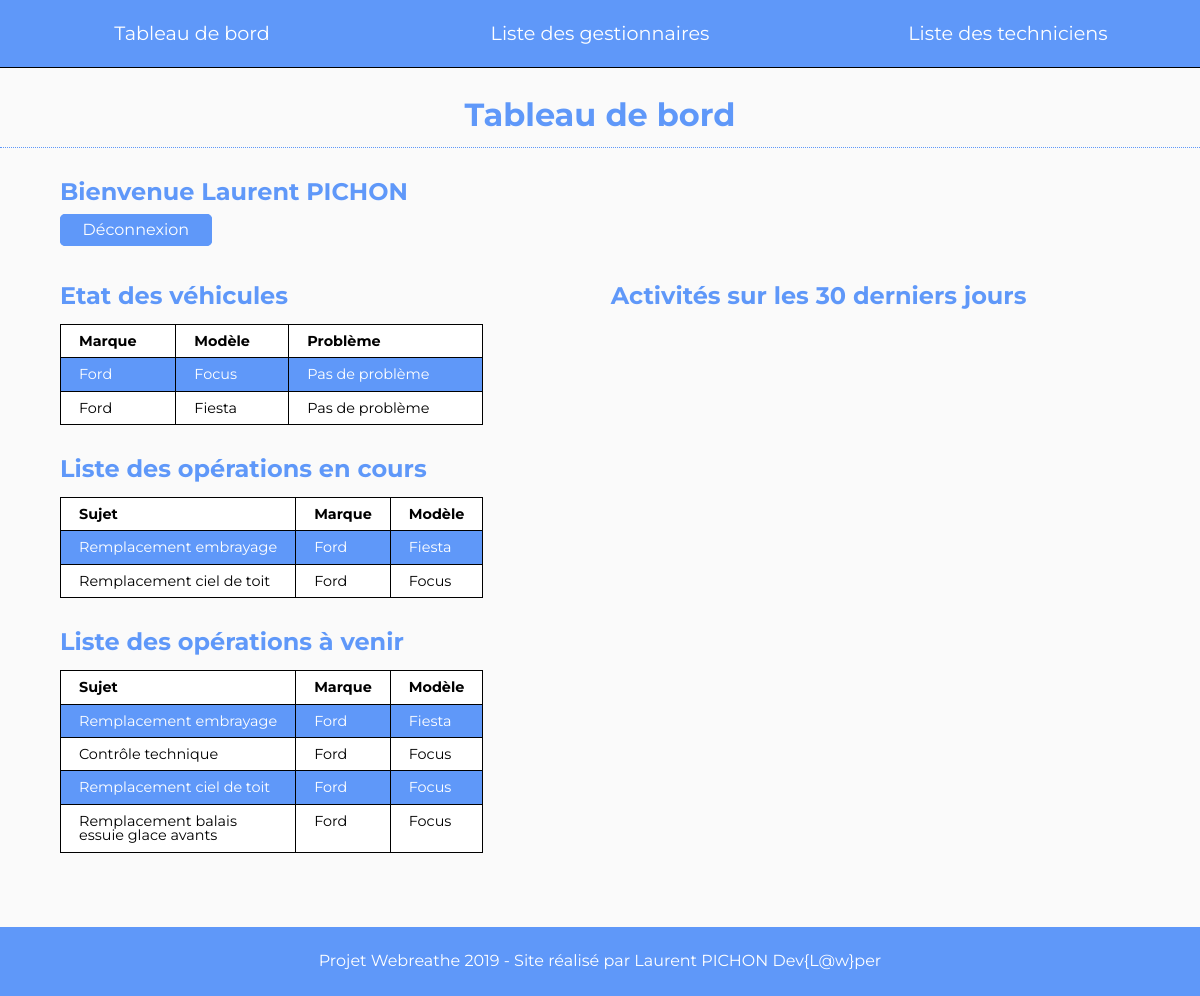
The page / (signed in) on the database its author committed.
### tables this page shows
CREATE TABLE IF NOT EXISTS `gm_vehicules` (
  `id` int(11) NOT NULL AUTO_INCREMENT,
  `type` varchar(150) NOT NULL,
  `marque` varchar(50) NOT NULL,
  `modele` varchar(50) NOT NULL,
  `date_achat` date NOT NULL,
  `probleme` varchar(250) DEFAULT NULL,
  PRIMARY KEY (`id`)
);

CREATE TABLE IF NOT EXISTS `gm_maintenance` (
  `id` int(11) NOT NULL AUTO_INCREMENT,
  `date_debut` date NOT NULL,
  `date_fin` date DEFAULT NULL,
  `sujet` varchar(250) NOT NULL,
  `description` text NOT NULL,
  `vehicule_id` int(11) NOT NULL,
  PRIMARY KEY (`id`),
  KEY `vehicule-id` (`vehicule_id`)
);

### src/config/functions.php (called while the page is built, shortened)
<?php
function is_connect(){
	if(isset($_SESSION['user'])){
		return true;
	}
	else{
		return false;
	}
}

### src/index.php (called while the page is built, shortened)
<?php
require 'config/functions.php';
$bdd=connectBdd();
$query=$bdd->prepare(
    'SELECT gm_maintenance.id,date_debut,date_fin,sujet,marque,modele
    FROM gm_maintenance
    INNER JOIN gm_vehicules
    ON gm_maintenance.vehicule_id=gm_vehicules.id
    WHERE date_fin>=NOW() && date_debut<=NOW()');
$query->execute();
$operations=$query->fetchAll();
$query=$bdd->prepare(
    'SELECT gm_maintenance.id,date_fin,sujet,marque,modele
    FROM gm_maintenance
    INNER JOIN gm_vehicules
    ON gm_maintenance.vehicule_id=gm_vehicules.id
    WHERE date_fin>NOW()');
$query->execute();
$prevus=$query->fetchAll();
$query=$bdd->prepare(
    'SELECT id,marque,modele,probleme
    FROM gm_vehicules');
$query->execute();
$vehicules=$query->fetchAll();
include 'layout.phtml';

### src/templates/index.phtml (the view, shortened to what this page needs)
<?php if(is_connect()): ?>
<section>
    <h1>Tableau de bord</h1>
    <article class="container">
        <h2>Bienvenue <?= $_SESSION['user']?> </h2>
        <p><a class="btn" href="php/deconnect.php">Déconnexion</a></p>
    </article>
</section>
<div class="container row-desk">
<section class="col-desk-6">
    <article>
    <h2>Etat des véhicules</h2>
    <table class="table">
        <thead>
            <tr>
                <th>Marque</th>
                <th>Modèle</th>
                <th>Problème</th>
            </tr>
        </thead>
        <tbody>
            <?php foreach($vehicules as $vehicule):?>
            <tr>
                <td><?= $vehicule['marque'] ?></td>
                <td><?= $vehicule['modele'] ?></td>
                <td>
                    <?php if($vehicule['probleme']==''):?>
                    Pas de problème
                    <?php else: ?>
                    <?= $vehicule['probleme'] ?>
                    <?php endif ?>
                </td>
            </tr>
            <?php endforeach; ?>
        </tbody>
    </table>
    </article>
    <article>
    <h2>Liste des opérations en cours</h2>
    <?php if(empty($operations)): ?>
    <p>Pas d'opérations en cours</p>
    <?php else:?>
    <table class="table">
        <thead>
            <tr>
                <th>Sujet</th>
                <th>Marque</th>
                <th>Modèle</th>
            </tr>
        </thead>
        <tbody>
            <?php foreach($operations as $operation):?>
            <tr class="<?= $operation['id'] ?>">
                <td><?= $operation['sujet'] ?></td>
                <td><?= $operation['marque'] ?></td>
                <td><?= $operation['modele'] ?></td>
            </tr>
            <?php endforeach; ?>
        </tbody>
    </table>
    <?php endif;?>
    </article>
    <article>
    <h2>Liste des opérations à venir</h2>
    <?php if(empty($prevus)): ?>
    <p>Pas d'opérations prévues</p>
    <?php else:?>
    <table class="table">
        <thead>
            <tr>
                <th>Sujet</th>
                <th>Marque</th>
                <th>Modèle</th>
            </tr>
        </thead>
        <tbody>
            <?php foreach($prevus as $prevu):?>
            <tr class="<?= $prevu['id'] ?>">
                <td><?= $prevu['sujet'] ?></td>
                <td><?= $prevu['marque'] ?></td>
                <td><?= $prevu['modele'] ?></td>
            </tr>
            <?php endforeach; ?>
        </tbody>
    </table>
    <?php endif; ?>
    </article>
</section>
<section class='col-desk-6'>
    <h2>Activités sur les 30 derniers jours</h2>
</section>
</div>
<?php endif; ?>

### src/css/style.css (style rules this page uses)
html, body, div, span, applet, object, iframe, h1, h2, h3, h4, h5, h6, p, blockquote, pre, a, abbr, acronym, address, big, cite, code, del, dfn, em, img, ins, kbd, q, s, samp, small, strike, strong, sub, sup, tt, var, b, u, i, center, dl, dt, dd, ol, ul, li, fieldset, form, label, legend, table, caption, tbody, tfoot, thead, tr, th, td, article, aside, canvas, details, embed, figure, figcaption, footer, header, hgroup, menu, nav, output, ruby, section, summary, time, mark, audio, video { margin: 0; padding: 0; border: 0; vertical-align: baseline; }
article, aside, details, figcaption, figure, footer, header, hgroup, menu, nav, section { display: block; }
body { line-height: 1; }
table { border-collapse: collapse; border-spacing: 0; }
* { box-sizing: border-box; }
body { font-family: 'Montserrat', sans-serif; font-size: 1rem; margin: 0; background-color: #FAFAFA; }
h1 { text-align: center; color: #5F98F9; border-bottom: 1px dotted #5F98F9; margin-bottom: 2rem; padding-bottom: 1rem; }
h2 { color: #5F98F9; margin-bottom: 1rem; }
p { line-height: 1.3rem; }
.container { width: 90%; margin-left: auto; margin-right: auto; }
a { text-decoration: none; }
.btn { cursor: pointer; text-align: center; padding: 0.5% 2%; border-radius: 5px; color: #FFF; border: 1px solid #5F98F9; background: #5F98F9; transition: all 0.3s; }
@media (min-width: 1024px) { .row-desk { display: flex; flex-wrap: wrap; flex-direction: row; } }
@media (min-width: 1024px) { .col-desk-6 { flex-basis: 49%; } }
@media (min-width: 1024px) { .row-desk > *, .row-reverse-desk > *, .col-desk > *, .col-reverse-desk > * { margin: 1%; } }
@media (min-width: 1024px) { .row-desk > *:first-child, .row-reverse-desk > *:last-child { margin-left: 0; } }
@media (min-width: 1024px) { .row-desk > *:last-child, .row-reverse-desk > *:first-child { margin-right: 0; } }
section { margin-bottom: 2rem; }
article { margin-bottom: 1rem; }
table.table { width: 80%; background-color: #FFF; border-collapse: collapse; font-size: 0.9em; text-align: left; margin-bottom: 2rem; }
table tbody tr:nth-child(odd) { background-color: #5F98F9; color: #FFF; }
th, td { padding: 9px 18px; border: 1px solid #000; }

### rows shown on the page
gm_vehicules: marque "Ford", modele "Focus", shows "Pas de problème"
gm_vehicules: marque "Ford", modele "Fiesta", shows "Pas de problème"
gm_maintenance: sujet "Remplacement embrayage", vehicule.marque "Ford", vehicule.modele "Fiesta"
gm_maintenance: sujet "Remplacement ciel de toit", vehicule.marque "Ford", vehicule.modele "Focus"
gm_maintenance: sujet "Contrôle technique", vehicule.marque "Ford", vehicule.modele "Focus"
gm_maintenance: sujet "Remplacement balais essuie glace avants", vehicule.marque "Ford", vehicule.modele "Focus"

### other values the page prints
$_SESSION['user'] "Laurent PICHON"
